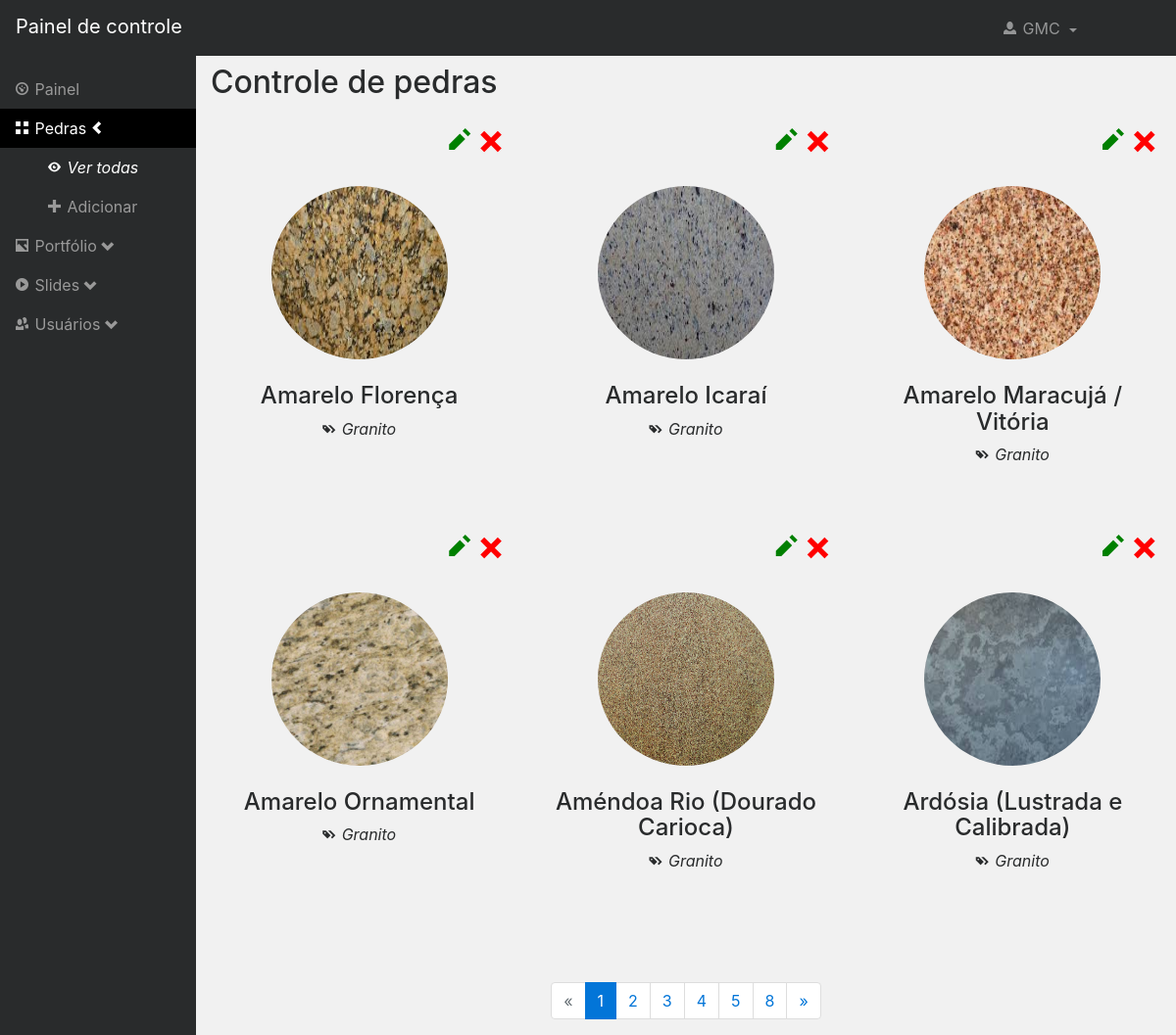
Screenshot of /admin/pedras.php (signed in) with the database file from the repository.
### tables this page shows
CREATE TABLE IF NOT EXISTS `usuarios` (
  `id` int(11) NOT NULL AUTO_INCREMENT,
  `nome` varchar(100) NOT NULL,
  `login` varchar(50) NOT NULL,
  `email` varchar(75) NOT NULL,
  `senha` varchar(255) NOT NULL,
  `acesso` varchar(30) NOT NULL,
  PRIMARY KEY (`id`)
);

CREATE TABLE IF NOT EXISTS `pedras` (
  `id` int(11) NOT NULL AUTO_INCREMENT,
  `nome` varchar(35) NOT NULL,
  `imagem` varchar(255) NOT NULL,
  PRIMARY KEY (`id`)
);

### admin/include/restrict.php (called while the page is built, shortened)
<?php
function get_session($session)
{
	return $_SESSION[$session];
}
?>

### admin/pedras.php (the view, shortened to what this page needs)
<?php
require_once ("include/restrict.php");
$action = isset($_GET["a"]) ? $_GET["a"] : "";
require_once (dirname(dirname(__FILE__)) . "/config.php");
include ("include/functions.php");
switch ($action)
{
?>
<?php
default:
	$page = isset($_GET["p"]) ? $_GET["p"] : 1;
	do_header("Controle de pedras", "pedras", 1);
?>
<?php
$access = check_access($user, "Administrador", false);
?>
<section class="row text-center placeholders justify-content-center">
	<?php
	$sql = "SELECT COUNT(*) FROM pedras;";
	$query = $conn->query($sql);
	$row = $query->fetch_array();
	$total = $row[0];
	$max = 6;
	$pages = ceil($total / $max);
	$page = clamp($page, 1, $pages);
	$min = ($page * $max) - $max;
	$sql = "SELECT pedras.id, pedras.nome, pedras.imagem, GROUP_CONCAT(DISTINCT tag.nome ORDER BY tag.nome ASC SEPARATOR ', ') AS tag_nome FROM pedras LEFT JOIN tag_relac ON pedras.id = tag_relac.id_pedra LEFT JOIN tag ON tag_relac.id_tag = tag.id GROUP BY pedras.id ORDER BY pedras.nome ASC LIMIT $min, $max";
	$query = $conn->query($sql);
	while ($row = $query->fetch_array())
	{
		$row[3] = ucfirst(strtolower($row[3]));
		echo "<div class=\"col-7 col-sm-4 mb-3 mb-sm-5 placeholder\">
			<div class=\"actions text-center text-md-right\">
				<a href=\"pedras.php?a=editar&id=$row[0]\"><span class=\"oi oi-align-center\" data-glyph=\"pencil\"></span></a>";
				if ($access) echo "<a href=\"pedras.php?a=delete&id=$row[0]\"><span class=\"oi oi-align-center\" data-glyph=\"x\"></span></a>";
			echo "</div>
			<img src=\"$row[2]\" class=\"img-fluid rounded-circle\">
			<h4>$row[1]</h4>
			<p><span class=\"oi oi-align-center\" data-glyph=\"tags\"></span> <i>$row[3]</i></p>
		</div>";
	}
	?>
</section>
<?php
pagination($page, $pages, "admin/pedras.php?");
break;
}
do_footer($js);
?>

### admin/include/functions.php (shortened to what this page needs)
<?php
function do_header($title, $active = "", $sublink = 0)
{
global $conn;
?>
<!DOCTYPE html>
<html>
<head>
	<link rel="stylesheet" type="text/css" href="<?php echo BASE_URL; ?>bootstrap/css/bootstrap.min.css">
	<link rel="stylesheet" type="text/css" href="<?php echo BASE_URL; ?>open-iconic-master/css/open-iconic.min.css">
	<link rel="stylesheet" type="text/css" href="css/style.css">
</head>
<body>
<nav class="navbar navbar-inverse fixed-top bg-inverse">
<a href="index.php" class="navbar-brand w-25">Painel de controle</a>
<ul class="navbar-nav ml-auto" style="width: 160px; margin-top: -37px;">
	<li class="dropdown">
		<a href="dropdown-toggle" class="dropdown-toggle nav-link" data-toggle="dropdown">
			<?php
			$user = get_session('user');
			$sql = "SELECT nome, acesso FROM usuarios WHERE id = $user;";
			$query = $conn->query($sql);
			$row = $query->fetch_array();
			$row[0] = "<span class=\"oi oi-align-center\" data-glyph=\"person\"></span> " . $row[0];
			echo $row[0];
			?>
			</a>
		</li>
	</ul>
</nav>
<div class="container-fluid">
	<div class="row justify-content-end">
		<nav class="col-sm-3 col-md-2 hidden-xs-down bg-inverse sidebar">
			<ul class="nav flex-column">
				<li class="nav-item">
					<a class="nav-link <?php if ($active == 'painel') echo 'active'; ?>" href="index.php"><span class="oi oi-align-center" data-glyph="dashboard"></span> Painel</a>
				</li>
				<li class="nav-item">
					<a href="javascript:;" class="nav-link <?php if ($active == 'pedras') echo 'active'; ?>" <?php if ($active != 'pedras') echo "data-toggle='collapse'"; ?> data-target="#dropdown-pedras">
						<span class="oi oi-align-center" data-glyph="grid-two-up"></span> Pedras <span class="oi oi-align-center" data-glyph="<?php if ($active == 'pedras') echo 'chevron-left'; else echo 'chevron-bottom'; ?>"></span></a>
					<ul id="dropdown-pedras" class="<?php if ($active != 'pedras') echo 'collapse'; ?> list-unstyled">
						<li class="nav-item">
							<a href="pedras.php" class="nav-link <?php if ($active == 'pedras' && $sublink == 1) echo 'text-white font-italic'; ?>"><span class="oi oi-align-center" data-glyph="eye"></span> Ver todas</a>
						</li>
						<li class="nav-item">
							<a href="pedras.php?a=adicionar" class="nav-link <?php if ($active == 'pedras' && $sublink == 2) echo 'text-white font-italic'; ?>"><span class="oi oi-align-center" data-glyph="plus"></span> Adicionar</a>
						</li>
					</ul>
				</li>
				<li class="nav-item">
					<a href="javascript:;" class="nav-link <?php if ($active == 'portfolio') echo 'active'; ?>" <?php if ($active != 'portfolio') echo "data-toggle='collapse'"; ?> data-target="#dropdown-portfolio">
						<span class="oi oi-align-center" data-glyph="image"></span> Portfólio <span class="oi oi-align-center" data-glyph="<?php if ($active == 'portfolio') echo 'chevron-left'; else echo 'chevron-bottom'; ?>"></span></a>
				</li>
				<li class="nav-item">
					<a href="javascript:;" class="nav-link <?php if ($active == 'slides') echo 'active'; ?>" <?php if ($active != 'slides') echo "data-toggle='collapse'"; ?> data-target="#dropdown-slides">
						<span class="oi oi-align-center" data-glyph="play-circle"></span> Slides <span class="oi oi-align-center" data-glyph="<?php if ($active == 'slides') echo 'chevron-left'; else echo 'chevron-bottom'; ?>"></span></a>
				</li>
				<?php if (check_access($user, 'Administrador', false)) { ?>
				<li class="nav-item">
					<a href="javascript:;" class="nav-link <?php if ($active == 'usuarios') echo 'active'; ?>" <?php if ($active != 'usuarios') echo "data-toggle='collapse'";?> data-target="#dropdown-usuarios"><span class="oi oi-align-center" data-glyph="people"></span> Usuários <span class="oi oi-align-center" data-glyph="<?php if ($active == 'usuarios') echo 'chevron-left'; else echo 'chevron-bottom'; ?>"></span></a>
				</li>
				<?php } ?>
			</ul>
		</nav>
		<main class="col-sm-9 offset-sm-3 col-md-10 offset-md-2 pt-3">
			<h2 class="mb-4"><?php echo $title; ?></h2>
<?php
}
function do_footer($js = '')
{
?>
		</main>
	</div>
</div>
</body>
</html>
<?php
}
function pagination($page, $num_pages, $href)
{
$href = BASE_URL . $href;
echo "<div class=\"row\">
<div class=\"col-11 mx-auto\">
<ul class=\"pagination justify-content-center\">";
$back_page = $page - 1;
if ($back_page > 0)
{
	echo "<li class=\"page-item\">
		<a href=\"" . $href . "p=$back_page\" class=\"page-link\">&laquo;</a>
	</li>";
}
else
{
	echo "<li class=\"page-item disabled\">
		<a href=\"#\" class=\"page-link\">&laquo;</a>
	</li>";
}
for ($i = max(1, $page - 4); $i <= min($num_pages, $page + 4); $i++)
{
	switch ($i)
	{
		case $page:
			echo "<li class=\"page-item active\">
				<a href=\"" . $href . "p=$i\" class=\"page-link\">$i</a>
			</li>";
			break;
		default:
			echo "<li class=\"page-item\">
				<a href=\"" . $href . "p=$i\" class=\"page-link\">$i</a>
			</li>";
			break;
	}
}
if ($page <= $num_pages - 5)
{
	echo "<li class=\"page-item\">
		<a href=\"" . $href . "p=$num_pages\" class=\"page-link\">$num_pages</a>
	</li>";
}
$next_page = $page + 1;
if ($next_page <= $num_pages)
{
	echo "<li class=\"page-item\">
		<a href=\"" . $href . "p=$next_page\" class=\"page-link\">&raquo;</a>
	</li>";
}
else
{
	echo "<li class=\"page-item disabled\">
		<a href=\"#\" class=\"page-link\">&raquo;</a>
	</li>";
}
echo "</ul>
</div>
</div>";
}
function clamp($value, $minvalue, $maxvalue)
{
	if ($value <= $minvalue)
		return $minvalue;
	return $value;
}
function check_access($user, $flag, $page = true)
{
	global $conn;
	$sql = "SELECT acesso FROM usuarios WHERE id = $user;";
	$query = $conn->query($sql);
	$row = $query->fetch_array();
	if ($row[0] == $flag)
		return true;
?>
<?php
	return false;
}
?>

### admin/css/style.css (style rules this page uses)
body { padding-top: 50px; background-color: #f1f1f1; }
.oi { font-size: 13px; margin-right: 2px; }
.sidebar { position: fixed; top: 51px; bottom: 0; left: 0; z-index: 1000; padding: 20px 0; overflow-x: hidden; overflow-y: auto; }
.sidebar .nav-link.active { background-color: #000 !important; color: #fff; }
.sidebar .nav-link { color: #999; }
[id*="dropdown-"] { padding-left: 33px !important; }
.disabled { cursor: not-allowed; }

### admin/pedras.php (style rules this page uses)
.placeholders { padding-bottom: 3rem !important; }
.placeholder img { width: 180px; height: 225px; padding-top: 1.5rem; padding-bottom: 1.5rem; }
.placeholder .actions { padding: 4px 0px; }
.placeholder .actions a { padding: 4px; }
.placeholder .actions a span { font-size: 22px; }
.placeholder .actions a .oi[data-glyph="pencil"] { color: green; }
.placeholder .actions a .oi[data-glyph="x"] { color: red; }

### rows the page displays
usuarios: nome "GMC"
pedras: imagem (picture), nome "Amarelo Florença", row "Granito"
pedras: imagem (picture), nome "Amarelo Icaraí", row "Granito"
pedras: imagem (picture), nome "Amarelo Maracujá / Vitória", row "Granito"
pedras: imagem (picture), nome "Amarelo Ornamental", row "Granito"
pedras: imagem (picture), nome "Améndoa Rio (Dourado Carioca)", row "Granito"
pedras: imagem (picture), nome "Ardósia (Lustrada e Calibrada)", row "Granito"

### other values shown
$title "Controle de pedras"
$num_pages "8"
